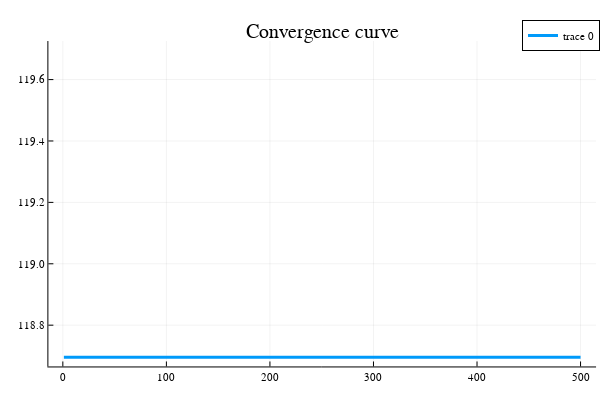

Source (notebook cell):
### Code cell
#Initialisation
x = zeros(n,1);
xbest=x;
i = 0;
fbest =1000000; # $f_{best}^0$
histo =[];# Suite des itérés f_{best}^k 

lambda0=100;
itermax=500;
beta=0.5;
xp=x;
f = evalg(x,y,H,W) 
alpha = 0.001
while i < itermax
    i = i + 1;
    pas = recherche_pas_lineaire(alpha, beta, x, lambda0)
    grad_g = gradg(x,y,H,W)
    x = proxh(x-pas*grad_g,lambda0)
    f_new = evalg(x,y,H,W) 
    
    if norm(f_new) < norm(f)
        f = f_new;
        xbest = x
    end
    append!( histo, f)
end
#histo
#Affichage des courbes de convergence
iter=1:itermax;
plot(iter,histo,title="Convergence curve",label=["f"],lw=3)

### Figure 1 — Plotly figure (JSON) as saved in the notebook; plotly's stock layout.template omitted (floating-point values rounded to 4 significant figures; data arrays with more than 128 entries replaced by an {"elided": "..."} marker saying what was removed)
{"data": [{"colorbar": {"title": ""}, "legendgroup": ["f"], "line": {"color": "rgba(0, 154, 250, 1.000)", "dash": "solid", "shape": "linear", "width": 3}, "mode": "lines", "name": ["f"], "showlegend": true, "type": "scatter", "x": {"elided": "500 int values"}, "xaxis": "x", "y": {"elided": "500 float values"}, "yaxis": "y", "zmax": null, "zmin": null}], "layout": {"annotations": [{"font": {"color": "rgba(0, 0, 0, 1.000)", "family": "sans-serif", "size": 20}, "rotation": 0, "showarrow": false, "text": "Convergence curve", "x": 0.537, "xanchor": "center", "xref": "paper", "y": 1, "yanchor": "top", "yref": "paper"}], "height": 400, "legend": {"bgcolor": "rgba(255, 255, 255, 1.000)", "bordercolor": "rgba(0, 0, 0, 1.000)", "borderwidth": 1, "font": {"color": "rgba(0, 0, 0, 1.000)", "family": "sans-serif", "size": 11}, "title": {"font": {"color": "rgba(0, 0, 0, 1.000)", "family": "sans-serif", "size": 15}, "text": ""}, "tracegroupgap": 0, "traceorder": "normal", "x": 1, "xanchor": "auto", "y": 1, "yanchor": "auto"}, "margin": {"b": 20, "l": 0, "r": 0, "t": 20}, "paper_bgcolor": "rgba(255, 255, 255, 1.000)", "plot_bgcolor": "rgba(255, 255, 255, 1.000)", "showlegend": true, "width": 600, "xaxis": {"anchor": "y", "domain": [0.08064, 0.9934], "gridcolor": "rgba(0, 0, 0, 0.100)", "gridwidth": 0.5, "linecolor": "rgba(0, 0, 0, 1.000)", "mirror": false, "range": [-13.97, 515.0], "showgrid": true, "showline": true, "showticklabels": true, "tickangle": 0, "tickcolor": "rgb(0, 0, 0)", "tickfont": {"color": "rgba(0, 0, 0, 1.000)", "family": "sans-serif", "size": 11}, "tickmode": "array", "ticks": "inside", "ticktext": ["0", "100", "200", "300", "400", "500"], "tickvals": [0, 100, 200, 300, 400, 500], "title": "", "titlefont": {"color": "rgba(0, 0, 0, 1.000)", "family": "sans-serif", "size": 15}, "type": "-", "visible": true, "zeroline": false, "zerolinecolor": "rgba(0, 0, 0, 1.000)"}, "yaxis": {"anchor": "x", "domain": [0.03762, 0.9415], "gridcolor": "rgba(0, 0, 0, 0.100)", "gridwidth": 0.5, "linecolor": "rgba(0, 0, 0, 1.000)", "mirror": false, "range": [118.7, 119.7], "showgrid": true, "showline": true, "showticklabels": true, "tickangle": 0, "tickcolor": "rgb(0, 0, 0)", "tickfont": {"color": "rgba(0, 0, 0, 1.000)", "family": "sans-serif", "size": 11}, "tickmode": "array", "ticks": "inside", "ticktext": ["118.8", "119.0", "119.2", "119.4", "119.6"], "tickvals": [118.8, 119, 119.2, 119.4, 119.6], "title": "", "titlefont": {"color": "rgba(0, 0, 0, 1.000)", "family": "sans-serif", "size": 15}, "type": "-", "visible": true, "zeroline": false, "zerolinecolor": "rgba(0, 0, 0, 1.000)"}}}
